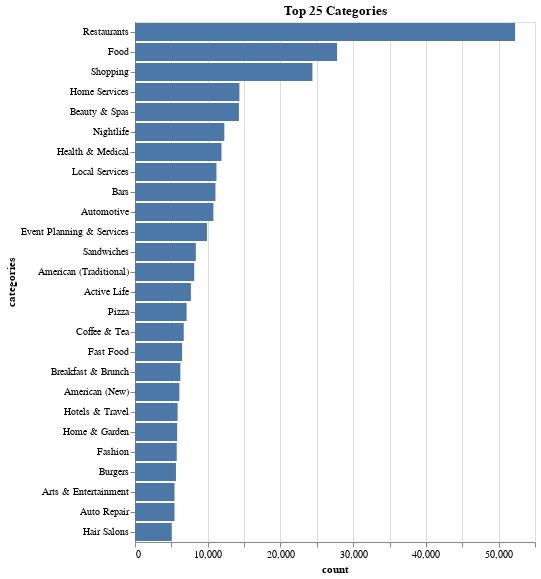

The notebook cell this image was saved under:
### Code cell
alt.Chart(df_cat[:26], title="Top 25 Categories").mark_bar().encode(
    x="count",
    y=alt.Y("categories", sort="-x")
)

### Figure 1 — Vega-Lite specification as saved in the notebook (floating-point values rounded to 4 significant figures)
{"config": {"view": {"continuousWidth": 400, "continuousHeight": 300}}, "data": {"name": "data-ee10d892b88d56fc4428507a44ddc484"}, "mark": "bar", "encoding": {"x": {"field": "count", "type": "quantitative"}, "y": {"field": "categories", "sort": "-x", "type": "nominal"}}, "title": "Top 25 Categories", "$schema": "https://vega.github.io/schema/vega-lite/v4.17.0.json", "datasets": {"data-ee10d892b88d56fc4428507a44ddc484": [{"categories": "Restaurants", "count": 52268}, {"categories": "Food", "count": 27781}, {"categories": "Shopping", "count": 24395}, {"categories": "Home Services", "count": 14356}, {"categories": "Beauty & Spas", "count": 14292}, {"categories": "Nightlife", "count": 12281}, {"categories": "Health & Medical", "count": 11890}, {"categories": "Local Services", "count": 11198}, {"categories": "Bars", "count": 11065}, {"categories": "Automotive", "count": 10773}, {"categories": "Event Planning & Services", "count": 9895}, {"categories": "Sandwiches", "count": 8366}, {"categories": "American (Traditional)", "count": 8139}, {"categories": "Active Life", "count": 7687}, {"categories": "Pizza", "count": 7093}, {"categories": "Coffee & Tea", "count": 6703}, {"categories": "Fast Food", "count": 6472}, {"categories": "Breakfast & Brunch", "count": 6239}, {"categories": "American (New)", "count": 6097}, {"categories": "Hotels & Travel", "count": 5857}, {"categories": "Home & Garden", "count": 5799}, {"categories": "Fashion", "count": 5739}, {"categories": "Burgers", "count": 5636}, {"categories": "Arts & Entertainment", "count": 5434}, {"categories": "Auto Repair", "count": 5433}, {"categories": "Hair Salons", "count": 5046}]}}
